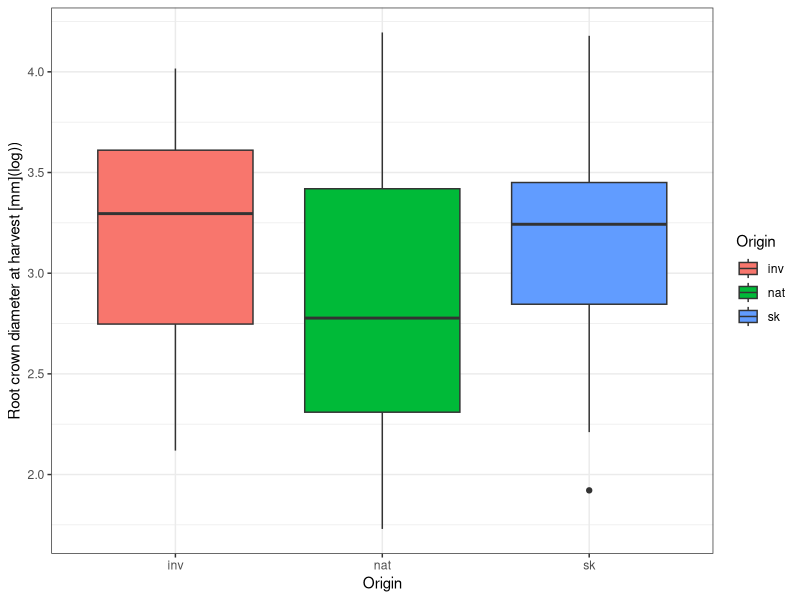
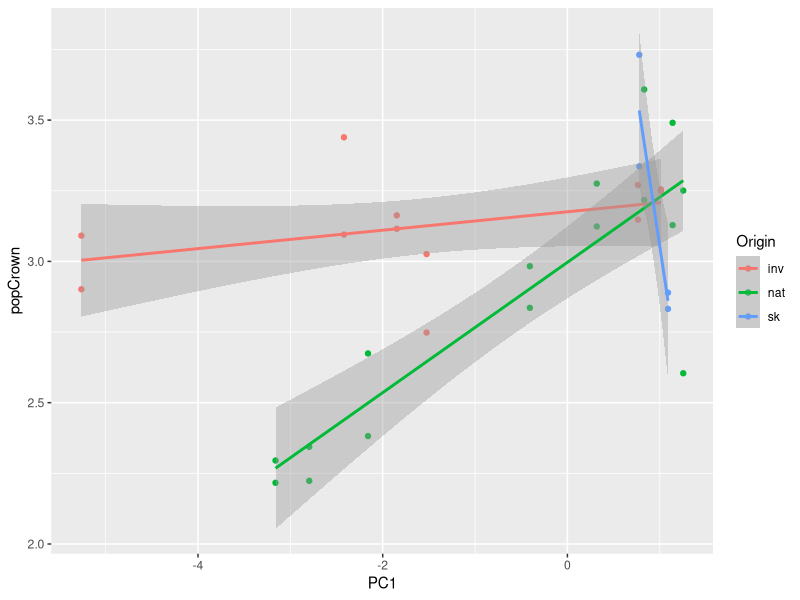
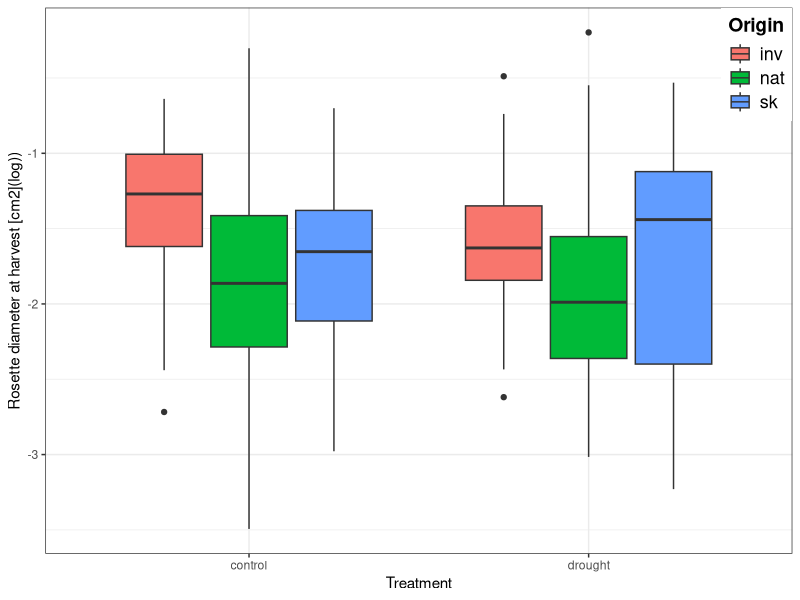
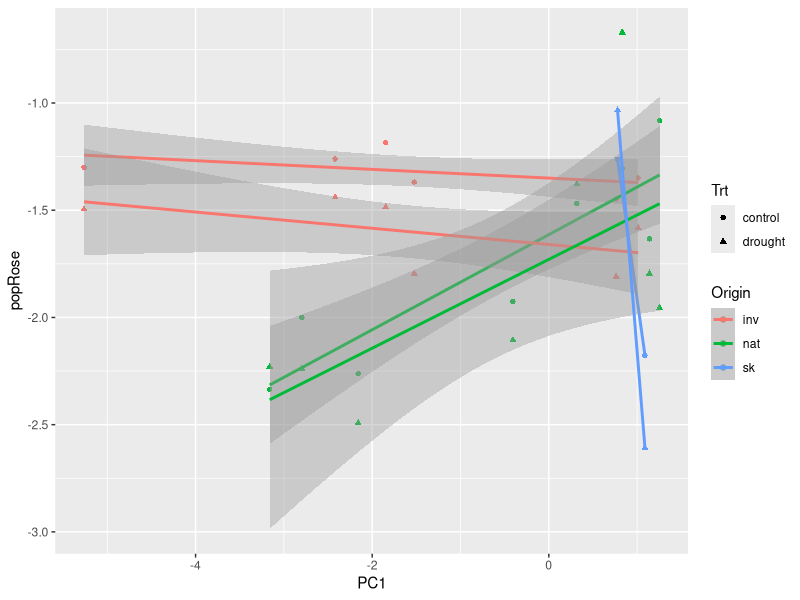

Write R code to recreate these figures, in order. (Note: this script raises an error after producing the figures.)
#France data figures

#see FrSkdata_format.R for data formatting, and Fr_lmer.R for modeling descriptions

#read
FrdatSK<- read.table("FrTraitClimDat_SK.txt", header=T, sep="\t",quote='"', row.names=1)
Frdatsk.l<- read.table("FrTraitClimDat_SK_long.txt", header=T, sep="\t",quote='"', row.names=1)

# library(lme4)
# library(lsmeans)
library(ggplot2)
library(plyr)

#for multiplot function, see bottom

#crown.log and RoseAh.log
grdat <- FrdatSK[, c(1:7,33,35:37,49,52)]
levels(grdat$Origin)[levels(grdat$Origin)=="inv"] <- "Invasive C. diffusa"
levels(grdat$Origin)[levels(grdat$Origin)=="nat"] <- "Native C. diffusa"
levels(grdat$Origin)[levels(grdat$Origin)=="sk"] <- "Native C. stoebe"
#change order? but then have to change colors...
# grdat$Origin <- factor(grdat$Origin, c("Native C. diffusa", "Invasive C. diffusa", "Native C. stoebe"))

#for plots of pop means
grd <- ddply(grdat, .(Pop, Origin, Trt, PC1), summarize, popCount=length(Pop), popCrown=mean(Crown.log,na.rm = TRUE), popRose=mean(RoseAh.log, na.rm=TRUE))

#crown.log
pCrown <- ggplot(grdat,aes(Origin, Crown.log, fill=Origin))+
  geom_boxplot()+
  xlab("Origin")+ylab("Root crown diameter at harvest [mm](log))")+ 
  theme_bw() #+
#   theme(legend.justification=c(1,0), legend.position=c(1,1),
#         legend.title = element_text(size=14, face="bold"),
#         legend.text = element_text(size = 13))

# #legend position(left/right,top/bottom)
# p1 <- p1  + annotate('point',x = "Control", y = 5, pch=16, color="red",parse=T, size=4)+
#   annotate('point',x = "Nutr. Stress", y = 5, pch=16, color="red",parse=T, size=4)+
#   annotate('point',x = "Herbivory", y = 5, pch=8, color="red",parse=T, size=4)+
#   annotate(geom="text", x="Early Control", y=12.5, label="(a)",fontface="bold", size=5)+
#   theme(axis.title.x = element_text(size=15, face="bold", vjust=-0.4), 
#         axis.title.y = element_text(size=15, face="bold"),axis.text.x = element_text(size=12 ))
pCrown

pCrown.2 <- qplot(data=grd,  PC1,popCrown, color=Origin)+geom_smooth(method=glm, se=TRUE)
pCrown.2

#roseAh.log
pRose <- ggplot(grdat,aes(Trt, RoseAh.log, fill=Origin))+
  geom_boxplot()+
  xlab("Treatment")+ylab("Rosette diameter at harvest [cm2](log))")+ 
  theme_bw() +
  theme(legend.justification=c(1,1), legend.position=c(1,1),
        legend.title = element_text(size=14, face="bold"),
        legend.text = element_text(size = 13))
pRose


pRose.2 <- qplot(data=grd, PC1, popRose, shape=Trt, color=Origin)+geom_smooth(method=glm, se=TRUE)
pRose.2

####Mass, bolt, harvest, wilt, yellow, death.date####
grdat2 <- frend[, c(1:7,8,10,12,15,21,24,31,33:35)]
levels(grdat2$Origin)[levels(grdat2$Origin)=="inv"] <- "Invasive C. diffusa"
levels(grdat2$Origin)[levels(grdat2$Origin)=="nat"] <- "Native C. diffusa"
levels(grdat2$Origin)[levels(grdat2$Origin)=="sk"] <- "Native C. stoebe"
#change order? but then have to change colors...
# grdat$Origin <- factor(grdat$Origin, c("Native C. diffusa", "Invasive C. diffusa", "Native C. stoebe"))

#for plots of pop means
grd2 <- ddply(grdat2, .(Pop, Origin, Trt, PC1), summarize, popCount=length(Pop), 
              popWilt=mean(Wilt,na.rm = TRUE), popYellow=mean(Yellow, na.rm=TRUE),
              popDeath=mean(Death.date,na.rm = TRUE), popHarvest=mean(Harvest.date, na.rm=TRUE),
              popbolt=mean(bolt.bin,na.rm = TRUE), popMass=mean(Mass.log, na.rm=TRUE))

#Mass.log
pMass <- ggplot(grdat2,aes(Origin, Mass.log, fill=Origin))+
  geom_boxplot()+
  xlab("Origing")+ylab("Shoot mass at harvest [g](log))")+ 
  theme_bw() +
  theme(legend.justification=c(1,1), legend.position=c(1,1),
        legend.title = element_text(size=14, face="bold"),
        legend.text = element_text(size = 13))
pMass


pMass.2 <- qplot(data=grd2, PC1, popMass,  color=Origin)+geom_smooth(method=glm, se=TRUE)
pMass.2

#harvest
pHarvest <- ggplot(grdat2,aes(Origin, Harvest.date, fill=Origin))+
  geom_boxplot()+
  xlab("Origin")+ylab("Harvest date (based on bolting) [g](log))")+ 
  theme_bw() +
  theme(legend.justification=c(1,1), legend.position=c(1,1),
        legend.title = element_text(size=14, face="bold"),
        legend.text = element_text(size = 13))
pHarvest

pHarvest.2 <- qplot(data=grd2, PC1, popHarvest,  color=Origin)+geom_smooth(method=glm, se=TRUE)
pHarvest.2

#bolt.bin needs mosaic plot!


####DEMO####
# pdf("KTurnerFig2.pdf", useDingbats=FALSE, width=13.38)
# # png("STsizebox_color.png",width=800, height = 600, pointsize = 16)
# postscript("KTurnerFig2.eps", horizontal = FALSE, onefile = FALSE, paper = "special", height = 7, width = 13.38)
# 
# p1 <- ggplot(grdat,aes(Trt, RootMass.g, fill=Origin))+
#   geom_boxplot()+
#   xlab("Treatment")+ylab("Root mass [g]")+ 
#   theme_bw()+
#   theme(legend.justification=c(1,1), legend.position=c(1,1),
#         legend.title = element_text(size=14, face="bold"),
#         legend.text = element_text(size = 13))
# 
# #legend position(left/right,top/bottom)
# p1 <- p1  + annotate('point',x = "Control", y = 5, pch=16, color="red",parse=T, size=4)+
#   annotate('point',x = "Nutr. Stress", y = 5, pch=16, color="red",parse=T, size=4)+
#   annotate('point',x = "Herbivory", y = 5, pch=8, color="red",parse=T, size=4)+
#   annotate(geom="text", x="Early Control", y=12.5, label="(a)",fontface="bold", size=5)+
#   theme(axis.title.x = element_text(size=15, face="bold", vjust=-0.4), 
#         axis.title.y = element_text(size=15, face="bold"),axis.text.x = element_text(size=12 ))
# # p1
# 
# p2 <- ggplot(grdat, aes(Trt, LfCountH, fill=Origin))+geom_boxplot()+xlab("Treatment")+
#   ylab("Number of basal leaves")+ theme_bw()+theme(legend.position="none")
# 
# 
# p2 <- p2 +  annotate('point',x = "Control", y = 36, pch=8, color="red",parse=T, size=4)+
#   annotate('point',x = "Control", y = 38, pch=8, color="red",parse=T, size=4)+
#   annotate('point',x = "Control", y = 40, pch=8, color="red",parse=T, size=4)+
#   
#   annotate('point',x = "Herbivory", y = 40, pch=8, color="red",parse=T, size=4)+
#   
#   annotate(geom="text", x="Early Control", y=80, label="(b)",fontface="bold", size=5)+
#   annotate('point', x="Early Control", y=38, pch=8, color="red", parse=T, size=4)+
#   annotate('point', x="Early Control", y=38, pch=0, color="red", parse=T, size=6)+
#   
#   theme(axis.title.x = element_text(size=15, face="bold", vjust=-0.4), 
#         axis.title.y = element_text(size=15, face="bold"),axis.text.x = element_text(size=12 ))
# # p2
#for p3
# grBatH2 <- ddply(grdatB, .(Trt, Origin), summarize, totcount = length(BoltedatH))
# grBatH2$xmax <- cumsum(grBatH2$totcount)
# grBatH2$xmin <- grBatH2$xmax-grBatH2$totcount
# grBatH3 <- ddply(grdatB, .(Trt, Origin, BoltedatH), summarize, count = length(BoltedatH))
# grBatH <- merge(grBatH2,grBatH3, all.y=TRUE)
# grBatH$Trt <- factor(grBatH$Trt, c("cont","nut def","cut"))
# grBatH$Treatment <- paste(grBatH$Trt, grBatH$Origin, grBatH$BoltedatH)
# 
# #percentages
# grBatHn <- grBatH[grBatH$BoltedatH=="n",]
# grBatHn<- ddply(grBatHn, .(Treatment), transform, ymax = cumsum(count/totcount*100))
# grBatHn <- ddply(grBatHn, .(Treatment), transform,
#                  ymin = ymax-(count/totcount*100))
# 
# grBatHy <- grBatH[grBatH$BoltedatH=="y",]
# grBatHy<- ddply(grBatHy, .(Treatment), transform, ymax = 100)
# grBatHy <- ddply(grBatHy, .(Treatment), transform,
#                  ymin = ymax-cumsum(count/totcount*100))
# grBatH1 <- merge(grBatHn, grBatHy, all=TRUE)
# #ggplot(grBatH1, aes(ymin = ymin, ymax = ymax, xmin=xmin, xmax=xmax,fill=Treatment))+ geom_rect(colour = I("grey"))+ scale_x_continuous(breaks=seq(16,80,32),labels=c("Control", "Herbivory", "Nutrient"))
# 
# #labels and tidying
# levels(grBatH1$Origin)[levels(grBatH1$Origin)=="inv"] <- "Invasive"
# levels(grBatH1$Origin)[levels(grBatH1$Origin)=="nat"] <- "Native"
# # grBatH1[grBatH1$xmax==100,]$xmax <- 96
# levels(grBatH1$BoltedatH)[levels(grBatH1$BoltedatH)=="n"] <- "Not Bolted"
# levels(grBatH1$BoltedatH)[levels(grBatH1$BoltedatH)=="y"] <- "Bolted"
# 
# colorset <- c("white","white","white","white","white","white","#F8766D","#00BFC4", "#00BFC4", "#F8766D","#00BFC4","#F8766D")
# cscale = scale_fill_manual(values=colorset)
# 
# grBatHStd <- grBatH1
# grBatHStd$xmin <- c(0,0,20,20,80,100,100,40,40,60,60)
# grBatHStd$xmax <- grBatHStd$xmin + 20
# #reverse stacking, not bolted comes out as white?
# grBatHStd$RevStackymax  <-  grBatHStd$ymax - grBatHStd$ymin
# grBatHStd[grBatHStd$BoltedatH=="Not Bolted",]$RevStackymax  <-  100
# grBatHStd$RevStackymin <- grBatHStd$RevStackymax-grBatHStd$ymax
# grBatHStd[grBatHStd$RevStackymin<0,]$RevStackymin <- 0


#p3 <- ggplot(grBatHStd, aes(ymin = RevStackymin, ymax = RevStackymax, xmin=xmin, xmax=xmax, fill=factor(col)))+
# geom_rect(colour = I("white"))+
#   scale_x_continuous(breaks=c(20,60,100),labels=c("Control", "Herbivory", "Nutr. Stress"), name="Treatment") +
#   scale_y_continuous(name="Percent Bolted at Harvest") + theme_bw()+cscale
# # p3
# annotate 
# p3 <- p3 + theme(panel.grid.minor.y=element_blank(), panel.grid.major.y=element_blank())+
#   #annotate(geom="text", x=(grBatHStd$xmax-grBatHStd$xmin)/2 + grBatHStd$xmin, y=105, label=grBatHStd$Origin, size=4) +
#   #annotate(geom="text", x=(grBatHStd$xmax-grBatHStd$xmin)/2 + grBatHStd$xmin, y=grBatHStd$ymin+2, label=grBatHStd$BoltedatH, size=4)+ 
#   theme(legend.position="none", axis.title.x = element_text(size=15, face="bold", vjust=-0.4), 
#         axis.title.y = element_text(size=15, face="bold"),axis.text.x = element_text(size=12 ))+ 
#   annotate('point',x = 20, y = 50, pch=8, color="red",parse=T, size=4)+
#   annotate('point',x = 20, y = 54, pch=8, color="red",parse=T, size=4)+
#   annotate('point',x = 20, y = 50, pch=0, color="red",parse=T, size=6)+
#   annotate('point',x = 20, y = 54, pch=0, color="red",parse=T, size=6)+
#   
#   annotate('point',x = 60, y = 50, pch=8, color="red",parse=T,size=4)+
#   annotate('point',x = 60, y = 54, pch=8, color="red",parse=T,size=4)+
#   annotate('point',x = 60, y = 58, pch=8, color="red",parse=T,size=4)+
#   annotate('point',x = 60, y = 50, pch=0, color="red",parse=T,size=6)+
#   annotate('point',x = 60, y = 54, pch=0, color="red",parse=T,size=6)+
#   annotate('point',x = 60, y = 58, pch=0, color="red",parse=T,size=6)+
#   
#   annotate(geom="text", x=2.5, y=98, label="(c)",fontface="bold", size=5)

# 
# # multiplot(p1,p2, cols=2) #size plots only
# multiplot(p1,p2,p3, cols=3) #all st plots, code for p3 LH plot below
# dev.off()


##########
multiplot <- function(..., plotlist=NULL, file, cols=1, layout=NULL) {
  require(grid)
  
  # Make a list from the ... arguments and plotlist
  plots <- c(list(...), plotlist)
  
  numPlots = length(plots)
  
  # If layout is NULL, then use 'cols' to determine layout
  if (is.null(layout)) {
    # Make the panel
    # ncol: Number of columns of plots
    # nrow: Number of rows needed, calculated from # of cols
    layout <- matrix(seq(1, cols * ceiling(numPlots/cols)),
                     ncol = cols, nrow = ceiling(numPlots/cols))
  }
  
  if (numPlots==1) {
    print(plots[[1]])
    
  } else {
    # Set up the page
    grid.newpage()
    pushViewport(viewport(layout = grid.layout(nrow(layout), ncol(layout))))
    
    # Make each plot, in the correct location
    for (i in 1:numPlots) {
      # Get the i,j matrix positions of the regions that contain this subplot
      matchidx <- as.data.frame(which(layout == i, arr.ind = TRUE))
      
      print(plots[[i]], vp = viewport(layout.pos.row = matchidx$row,
                                      layout.pos.col = matchidx$col))
    }
  }
}